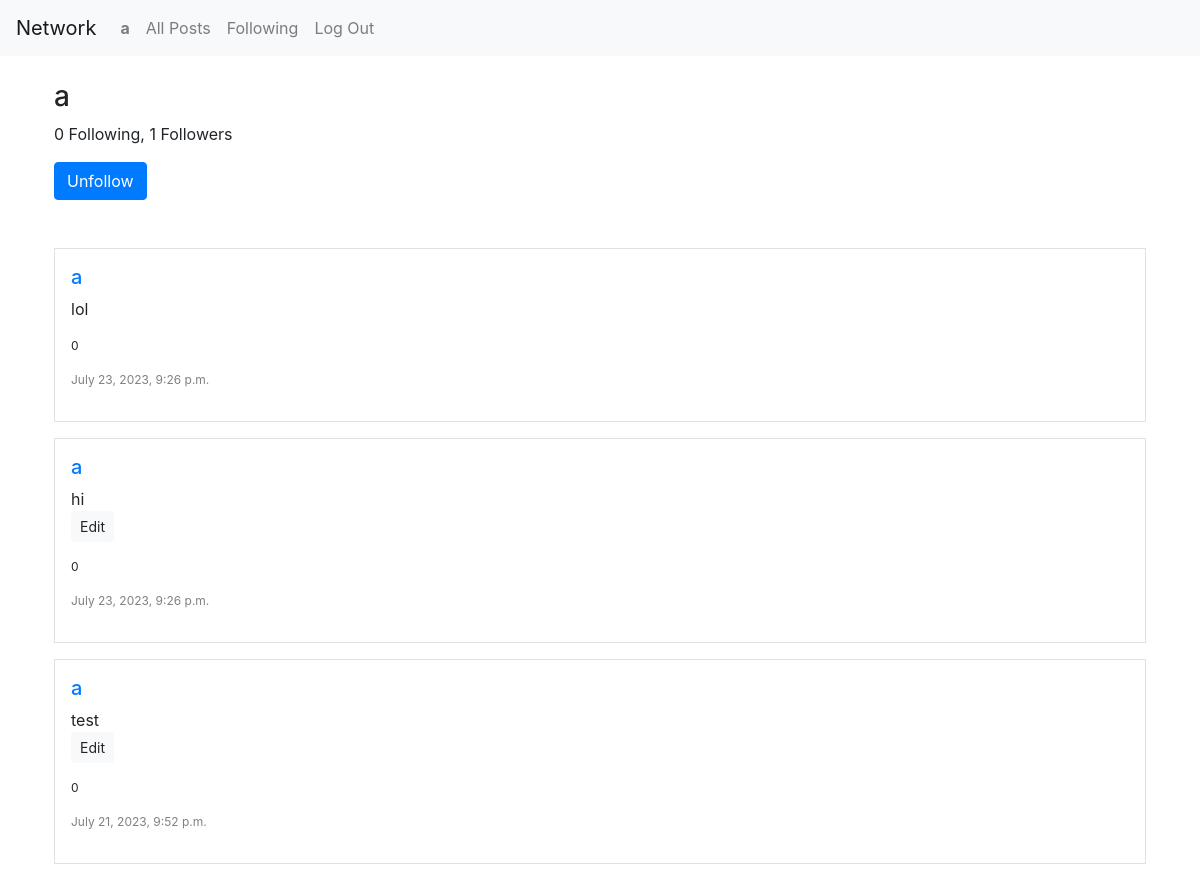
Page /a (signed in) on the committed database.
### network/models.py (models this page shows, shortened)
class User(AbstractUser):
    pass

class Posts(models.Model):
    author = models.ForeignKey(
        settings.AUTH_USER_MODEL,
        on_delete = models.CASCADE,
    )
    post = models.CharField(max_length=300)
    timestamp = models.DateTimeField(default=now)
    likes = models.IntegerField(default=0)

### network/views.py (the view, shortened to what this page needs)
# urls.py: path("<str:username>", views.profile, name='profile'),
def profile(request, username):
    user = User.objects.get(username=username)
    posts = Posts.objects.filter(author=user).order_by("-timestamp")
    page_obj = paginate(request, posts)
    follows = Follows.objects.filter(follower=user).count()
    followers = Follows.objects.filter(user=user).count()
    logged_in = False
    show_button = False
    followed = False
    if request.user.is_authenticated:
        logged_in = True
        visitor = User.objects.get(username=request.user.username)
        follow_object = Follows.objects.filter(user=user, follower=visitor)
        if not follow_object:
            show_button = logged_in and (visitor.username != username)
        else:
            followed = True
    return render(request, "network/profile.html", {
        "user": user, "page_obj": page_obj, "follows": follows, "followers": followers, "show_button": show_button, "followed": followed
    })

### network/views.py (called while the page is built)
def paginate(request, posts):
    paginator = Paginator(posts, 10) #show 10 posts per page
    page_number = request.GET.get('page')
    page_obj = paginator.get_page(page_number)
    return page_obj

### network/templates/network/profile.html (shortened to what this page needs)
{% extends "network/layout.html" %}
{% block body %}
    <div class="container-xl p-4">
        <h3>{{ user }}</h3>
        <p> {{ follows }} Following, {{ followers }} Followers</p>
        {% if show_button == True %}
            <form action="{% url 'profile' user %}" method="post">
                {% csrf_token %}
                <button type="submit" class="btn btn-primary" name="follow" value="True">Follow</button>
            </form>
        {% elif followed == True %}
            <form action="{% url 'profile' user %}" method="post">
                <button type="submit" class="btn btn-primary" name="unfollow" value="True">Unfollow</button>
            </form>
        {% endif %}
    </div>
    {% include "network/postlayout.html" %}
{% endblock %}

### network/templates/network/layout.html (shortened to what this page needs)
{% load static %}
<!DOCTYPE html>
<html lang="en">
    <head>
        <link rel="stylesheet" href="https://stackpath.bootstrapcdn.com/bootstrap/4.4.1/css/bootstrap.min.css">
        <link href="{% static 'network/styles.css' %}" rel="stylesheet">
    </head>
    <body>
        <nav class="navbar navbar-expand-lg navbar-light bg-light">
            <a class="navbar-brand" href="#">Network</a>
            <div>
              <ul class="navbar-nav mr-auto">
                {% if user.is_authenticated %}
                    <li class="nav-item">
                        <a class="nav-link" href="#"><strong>{{ user.username }}</strong></a>
                    </li>
                {% endif %}
                <li class="nav-item">
                  <a class="nav-link" href="{% url 'index' %}">All Posts</a>
                </li>
                {% if user.is_authenticated %}
                    <li class="nav-item">
                        <a class="nav-link" href="{% url 'following' %}">Following</a>
                    </li>
                    <li class="nav-item">
                        <a class="nav-link" href="{% url 'logout' %}">Log Out</a>
                    </li>
                {% endif %}
              </ul>
            </div>
          </nav>
        <div class="body">
            {% block body %}
            {% endblock %}
        </div>
    </body>
</html>

### network/templates/network/postlayout.html (shortened to what this page needs)
<div class="container-xl p-4">
    {% for post in page_obj %}
        <div class="mb-3 p-3 border">
            <h5>
                <a href="{% url 'profile' post.author %}">{{ post.author }}</a>
            </h5>
            <p id="{{ post.id }}">
                {{ post.post }}
            </p>
            <p style="font-size: 12px">
                {{ post.likes }}
            </p>
            <p style="color: gray; font-size: 12px">
                {{ post.timestamp }}
            </p>
        </div>
    {% endfor %}
    <div class="pagination">
    </div>
</div>

### rows in the picture
User: username "a"
Posts: author "a", post "lol", likes "0", timestamp "July 23, 2023, 9:26 p.m."
Posts: author "a", post "hi", likes "0", timestamp "July 23, 2023, 9:26 p.m."
Posts: author "a", post "test", likes "0", timestamp "July 21, 2023, 9:52 p.m."

### other values in the picture
{{ follows }} "0"
{{ followers }} "1"
